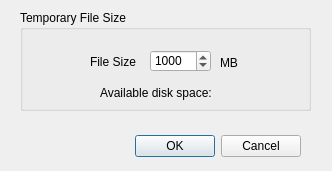
<?xml version="1.0" encoding="UTF-8"?>
<ui version="4.0">
 <class>TempFileDialog</class>
 <widget class="QDialog" name="TempFileDialog">
  <property name="geometry">
   <rect>
    <x>0</x>
    <y>0</y>
    <width>332</width>
    <height>171</height>
   </rect>
  </property>
  <property name="sizePolicy">
   <sizepolicy hsizetype="Preferred" vsizetype="Preferred">
    <horstretch>0</horstretch>
    <verstretch>0</verstretch>
   </sizepolicy>
  </property>
  <property name="windowTitle">
   <string>Temporary File Dialog</string>
  </property>
  <widget class="QDialogButtonBox" name="buttonBox">
   <property name="geometry">
    <rect>
     <x>90</x>
     <y>130</y>
     <width>211</width>
     <height>32</height>
    </rect>
   </property>
   <property name="orientation">
    <enum>Qt::Horizontal</enum>
   </property>
   <property name="standardButtons">
    <set>QDialogButtonBox::Cancel|QDialogButtonBox::Ok</set>
   </property>
  </widget>
  <widget class="QGroupBox" name="fileSizeGB">
   <property name="geometry">
    <rect>
     <x>20</x>
     <y>10</y>
     <width>291</width>
     <height>101</height>
    </rect>
   </property>
   <property name="title">
    <string>Temporary File Size</string>
   </property>
   <widget class="QSpinBox" name="fileSizeSB">
    <property name="geometry">
     <rect>
      <x>130</x>
      <y>40</y>
      <width>61</width>
      <height>22</height>
     </rect>
    </property>
    <property name="toolTip">
     <string>The file size range is 1MB - 2GB</string>
    </property>
    <property name="minimum">
     <number>1</number>
    </property>
    <property name="maximum">
     <number>2000</number>
    </property>
    <property name="value">
     <number>1000</number>
    </property>
   </widget>
   <widget class="QLabel" name="label_2">
    <property name="geometry">
     <rect>
      <x>200</x>
      <y>45</y>
      <width>21</width>
      <height>16</height>
     </rect>
    </property>
    <property name="text">
     <string>MB</string>
    </property>
   </widget>
   <widget class="QLabel" name="label">
    <property name="geometry">
     <rect>
      <x>70</x>
      <y>45</y>
      <width>46</width>
      <height>13</height>
     </rect>
    </property>
    <property name="text">
     <string>File Size:</string>
    </property>
   </widget>
   <widget class="QLabel" name="avDiskSpaceL">
    <property name="geometry">
     <rect>
      <x>80</x>
      <y>75</y>
      <width>201</width>
      <height>16</height>
     </rect>
    </property>
    <property name="text">
     <string>Available disk space:  </string>
    </property>
   </widget>
  </widget>
 </widget>
 <tabstops>
  <tabstop>fileSizeSB</tabstop>
  <tabstop>buttonBox</tabstop>
 </tabstops>
 <resources/>
 <connections>
  <connection>
   <sender>buttonBox</sender>
   <signal>accepted()</signal>
   <receiver>TempFileDialog</receiver>
   <slot>accept()</slot>
   <hints>
    <hint type="sourcelabel">
     <x>195</x>
     <y>145</y>
    </hint>
    <hint type="destinationlabel">
     <x>165</x>
     <y>85</y>
    </hint>
   </hints>
  </connection>
  <connection>
   <sender>buttonBox</sender>
   <signal>rejected()</signal>
   <receiver>TempFileDialog</receiver>
   <slot>reject()</slot>
   <hints>
    <hint type="sourcelabel">
     <x>195</x>
     <y>145</y>
    </hint>
    <hint type="destinationlabel">
     <x>165</x>
     <y>85</y>
    </hint>
   </hints>
  </connection>
 </connections>
</ui>
